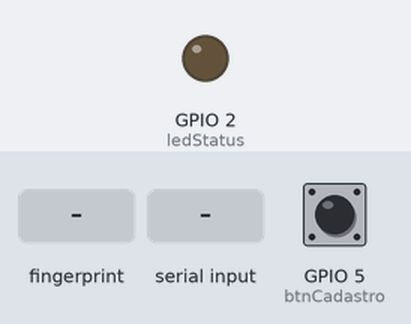
Bench run of a sketch on a simulated ESP32. On the bench: output pins drawn as LEDs (lit = HIGH). The inputs (shaded band) are chosen by the test bench; at power-on: GPIO 5 (btnCadastro) HIGH. WiFi joins after 1.5 s; servers stay silent unless stated; uploads are accepted with an empty reply; what the sketch prints to the serial monitor is not drawn.

Above: at 4.7 s.
4.8 s: finger stored as number 1 placed on the sensor
At 6.3 s:
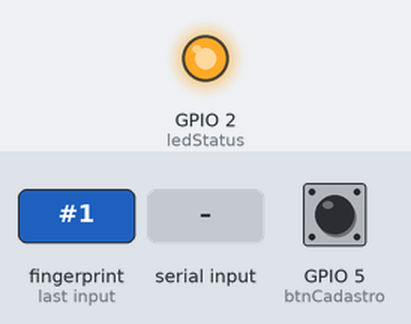
7.8 s: GPIO 5 (btnCadastro) pulled LOW for 0.15 s
9.4 s: "LIMPAR\n" received over Serial
10.9 s: "90,45\n" received over Serial
Timing chart, 0 to 13.4 s (numbered marks = the images above; inputs shaded):
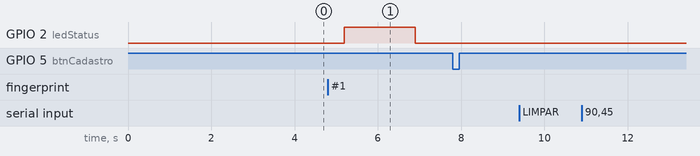

Measured:
- after the input at 4.8 s, GPIO 2 (ledStatus): LOW → HIGH after 0.40 s, → LOW 1.7 s later
- after the input at 7.8 s, every drawn part: stays the same
- after the input at 9.4 s, every drawn part: stays the same
- after the input at 10.9 s, every drawn part: stays the same

The sketch:

sensor_biometrico.ino
```cpp
#include <WiFi.h>
#include <HTTPClient.h>
#include <WiFiClientSecure.h>
#include <Adafruit_Fingerprint.h>

// =============================================================
//               CONFIGURAÇÕES E BANCO DE DADOS
// =============================================================

const char* ssid = "NOME_DA_SUA_REDE";
const char* password = "SUA_SENHA_AQUI";
String GOOGLE_SCRIPT_ID = "URL_DO_SEU_SCRIPT";

// --- PINOS ---
const int btnCadastro = 5;
const int ledStatus   = 2;

// --- SENSOR (Pinos 32 e 33) ---
#define PINO_RX_DO_ESP 32
#define PINO_TX_DO_ESP 33

HardwareSerial mySerial(2);
Adafruit_Fingerprint finger = Adafruit_Fingerprint(&mySerial);

int idParaCadastro = 1;

// --- ESTRUTURA PARA LEMBRAR DOS NOMES (MEMÓRIA RAM) ---
struct Aluno {
  String nome;
  String matricula;
  bool cadastrado;
};

// Cria espaço para lembrar de até 127 alunos (limite do sensor)
Aluno bancoDeDados[128];

// Variáveis temporárias
String nomeTemp = "";
String matTemp = "";

// =============================================================
//                     SETUP
// =============================================================
void setup() {
  Serial.begin(115200);
  delay(1000);

  pinMode(btnCadastro, INPUT_PULLUP);
  pinMode(ledStatus, OUTPUT);

  imprimirCabecalho();

  // 1. WiFi
  Serial.print("📡 Conectando WiFi...");
  WiFi.begin(ssid, password);
  while (WiFi.status() != WL_CONNECTED) {
    delay(500);
    Serial.print(".");
  }
  Serial.println(" OK! ✅");

  // 2. Sensor
  mySerial.begin(57600, SERIAL_8N1, PINO_RX_DO_ESP, PINO_TX_DO_ESP);
  finger.begin(57600);

  if (finger.verifyPassword()) {
    Serial.println("✅ Sensor Online!");
  } else {
    mySerial.begin(9600, SERIAL_8N1, PINO_RX_DO_ESP, PINO_TX_DO_ESP);
    finger.begin(9600);
    if (!finger.verifyPassword()) {
       Serial.println("❌ Sensor não encontrado.");
       while (1);
    }
  }

  // Atualiza ID
  finger.getTemplateCount();
  if (finger.templateCount > 0) {
    idParaCadastro = finger.templateCount + 1;
  }

  Serial.print("📊 Digitais no sensor: "); Serial.println(finger.templateCount);
  Serial.println("🚀 SISTEMA PRONTO!");
  Serial.println("💡 DICA: Digite 'LIMPAR' para formatar.");
  linhaSeparadora();
}

// =============================================================
//                        LOOP
// =============================================================
void loop() {
  verificarComandoSecreto();

  if (digitalRead(btnCadastro) == LOW) {
    modoCadastramentoInterativo();
  }

  verificarPresenca();
  delay(50);
}

// =============================================================
//              CADASTRO COMPLETO (Corrige Prob 1 e 2)
// =============================================================
void modoCadastramentoInterativo() {
  linhaSeparadora();
  Serial.println("📝 NOVO REGISTRO");

  while(Serial.available()) Serial.read(); // Limpa sujeira do teclado

  // 1. Pega NOME
  Serial.println("👉 Digite o NOME e dê Enter:");
  while (Serial.available() == 0) { delay(100); }
  nomeTemp = Serial.readStringUntil('\n');
  nomeTemp.trim();
  Serial.print("   Nome: "); Serial.println(nomeTemp);

  // 2. Pega MATRÍCULA
  Serial.println("👉 Digite a MATRÍCULA e dê Enter:");
  while (Serial.available() == 0) { delay(100); }
  matTemp = Serial.readStringUntil('\n');
  matTemp.trim();
  Serial.print("   Matrícula: "); Serial.println(matTemp);

  // 3. Grava Digital
  Serial.print("\n🔒 Gravando no ID #"); Serial.println(idParaCadastro);
  while (!getFingerprintEnroll(idParaCadastro));

  // 4. SALVA NA MEMÓRIA DO ESP32 (Para mostrar na presença depois)
  if (idParaCadastro < 128) {
    bancoDeDados[idParaCadastro].nome = nomeTemp;
    bancoDeDados[idParaCadastro].matricula = matTemp;
    bancoDeDados[idParaCadastro].cadastrado = true;
  }

  // 5. Envia para o Google (Tentativa Robusta)
  enviarDadosCompletos(idParaCadastro, nomeTemp, matTemp);

  idParaCadastro++;
  Serial.println("✅ Cadastro Finalizado!");
  linhaSeparadora();
  delay(2000);
}

// =============================================================
//              PRESENÇA INTELIGENTE (Corrige Prob 2)
// =============================================================
void verificarPresenca() {
  int idEncontrado = getFingerprintID();

  if (idEncontrado > 0) {
    // AQUI ESTÁ A MÁGICA: Recupera o nome da memória RAM
    String nomeExibicao = "Aluno_ID_" + String(idEncontrado);
    String matriculaExibicao = "-";

    // Se tivermos esse aluno na memória RAM, usamos os dados dele
    if (idEncontrado < 128 && bancoDeDados[idEncontrado].cadastrado == true) {
      nomeExibicao = bancoDeDados[idEncontrado].nome;
      matriculaExibicao = bancoDeDados[idEncontrado].matricula;
    }

    linhaSeparadora();
    Serial.println("✅ PRESENÇA CONFIRMADA!");
    Serial.print("👤 Nome: "); Serial.println(nomeExibicao);
    Serial.print("🔢 Matrícula: "); Serial.println(matriculaExibicao);
    Serial.print("🆔 ID Sensor: #"); Serial.println(idEncontrado);

    digitalWrite(ledStatus, HIGH);

    // Envia o nome real e a matrícula real para a planilha de novo (Log de Presença)
    enviarDadosCompletos(idEncontrado, nomeExibicao, matriculaExibicao);

    delay(1500);
    digitalWrite(ledStatus, LOW);
    linhaSeparadora();

  } else if (idEncontrado == -2) {
    Serial.println("🚨 ACESSO NEGADO (Digital não cadastrada)");
    for(int i=0; i<5; i++){ digitalWrite(ledStatus, HIGH); delay(50); digitalWrite(ledStatus, LOW); delay(50); }
    // enviarDadosCompletos(0, "ACESSO_NEGADO", "000"); // Opcional
    delay(2000);
  }
}

// =============================================================
//              FUNÇÃO DE ENVIO (Corrige Prob 1)
// =============================================================
void enviarDadosCompletos(int id, String nome, String matricula) {
  if(WiFi.status() == WL_CONNECTED){
    WiFiClientSecure client;
    client.setInsecure(); // Ignora SSL
    HTTPClient http;

    // Tratamento de espaços para URL (Carlos Silva -> Carlos%20Silva)
    nome.replace(" ", "%20");
    matricula.replace(" ", "%20");

    // Montagem da URL - Verifique se está igual ao Script
    String url = GOOGLE_SCRIPT_ID + "?id=" + String(id) + "&nome=" + nome + "&matricula=" + matricula;

    Serial.print("☁️ Enviando para Planilha... ");
    // Serial.println(url); // Descomente se quiser ver a URL gerada

    http.begin(client, url);
    http.setFollowRedirects(HTTPC_STRICT_FOLLOW_REDIRECTS);

    int httpCode = http.GET();

    if(httpCode == 200) {
      Serial.println("Registrado! ✅");
    } else {
      Serial.print("Falha HTTP: "); Serial.println(httpCode);
    }
    http.end();
  } else {
    Serial.println("❌ Erro: Sem WiFi.");
  }
}

// --- Driver Sensor (Padrão) ---
int getFingerprintID() {
  uint8_t p = finger.getImage();
  if (p != FINGERPRINT_OK) return -1;
  p = finger.image2Tz();
  if (p != FINGERPRINT_OK) return -1;
  p = finger.fingerFastSearch();
  if (p == FINGERPRINT_OK) return finger.fingerID;
  if (p == FINGERPRINT_NOTFOUND) return -2;
  return -1;
}

uint8_t getFingerprintEnroll(int id) {
  int p = -1;
  Serial.print("👉 Coloque o dedo");
  while (p != FINGERPRINT_OK) { p = finger.getImage(); delay(100); }
  p = finger.image2Tz(1);
  if (p != FINGERPRINT_OK) return false;
  Serial.println(" -> Tire");
  delay(2000);
  p = 0;
  while (p != FINGERPRINT_NOFINGER) { p = finger.getImage(); }
  Serial.print("👉 Mesmo dedo de novo");
  p = -1;
  while (p != FINGERPRINT_OK) { p = finger.getImage(); delay(100); }
  p = finger.image2Tz(2);
  if (p != FINGERPRINT_OK) return false;
  p = finger.createModel();
  if (p == FINGERPRINT_OK) {
    p = finger.storeModel(id);
    if (p == FINGERPRINT_OK) { Serial.println(" -> OK! 💾"); return true; }
  }
  return false;
}

void verificarComandoSecreto() {
  if (Serial.available()) {
    String comando = Serial.readStringUntil('\n');
    comando.trim();
    if (comando.equalsIgnoreCase("LIMPAR")) {
      Serial.println("🗑️ FORMATANDO...");
      finger.emptyDatabase();
      // Limpa também a memória RAM
      for(int i=0; i<128; i++) bancoDeDados[i].cadastrado = false;
      idParaCadastro = 1;
      Serial.println("✅ FEITO.");
    }
  }
}

void linhaSeparadora() { Serial.println("---------------------------------"); }
void imprimirCabecalho() { Serial.println("\n### SISTEMA DE CHAMADA INTELIGENTE ###"); }
```
